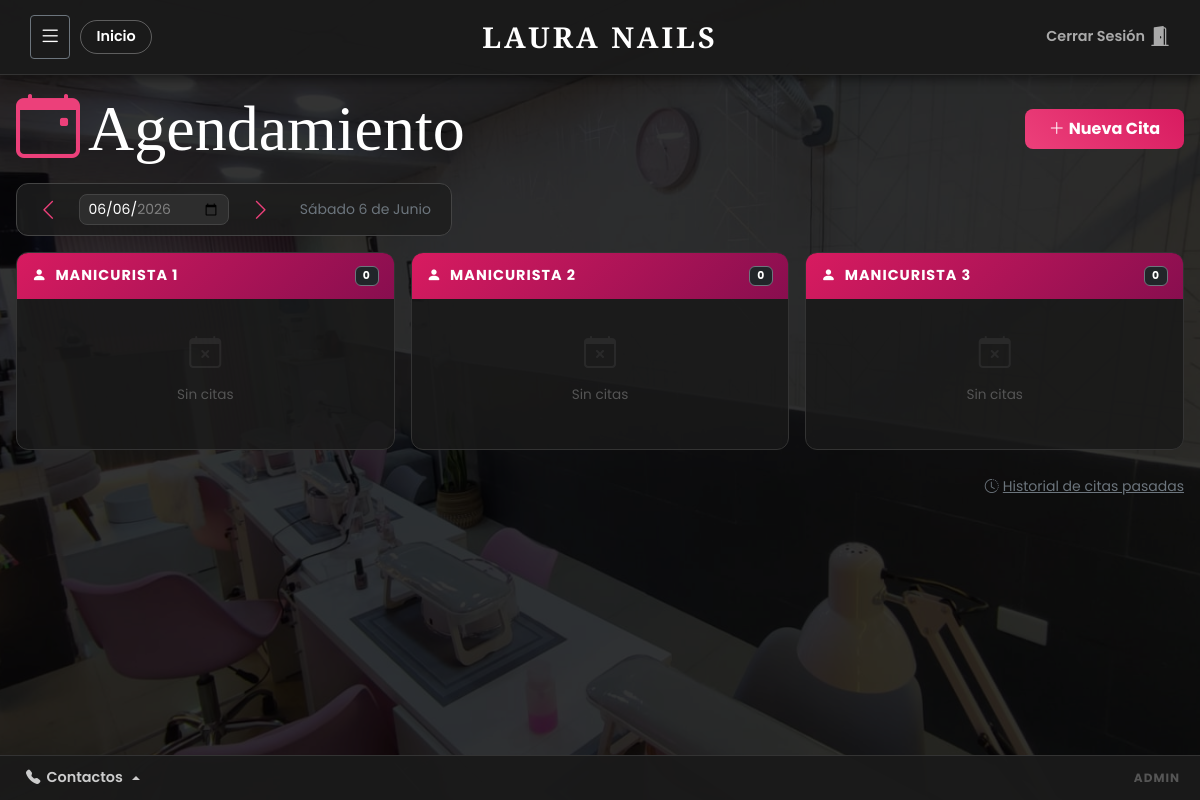
Screenshot of /agendamiento (signed in) with the database file from the repository.
### models.py (models this page shows, shortened)
class User(UserMixin, db.Model):
    __tablename__ = 'user'
    id              = db.Column(db.Integer,     primary_key=True)
    negocio_id      = db.Column(db.Integer,     db.ForeignKey('negocio.id'), nullable=True)
    nombre          = db.Column(db.String(100), nullable=False)
    email           = db.Column(db.String(100), unique=True, nullable=False)
    password        = db.Column(db.String(200), nullable=False)
    es_superadmin   = db.Column(db.Boolean,     default=False)
    activo          = db.Column(db.Boolean,     default=True)
    fecha_registro  = db.Column(db.DateTime,    default=datetime.utcnow)
    roles = db.relationship('Rol', secondary=user_rol, lazy='select',
                            backref=db.backref('users', lazy='select'))
    citas_asignadas = db.relationship('Cita', backref='empleado', lazy='select')

class Rol(db.Model):
    __tablename__ = 'rol'
    id          = db.Column(db.Integer,     primary_key=True)
    negocio_id  = db.Column(db.Integer,     db.ForeignKey('negocio.id'), nullable=False)
    nombre      = db.Column(db.String(100), nullable=False)
    descripcion = db.Column(db.String(300))
    activo      = db.Column(db.Boolean,     default=True)
    permisos = db.relationship('Permiso', secondary=rol_permiso, lazy='select',
                               backref=db.backref('roles', lazy='select'))

### rutas/_01_Agendamiento.py (the view, shortened to what this page needs)
@agendamiento_bp.route('/agendamiento', methods=['GET', 'POST'])
@login_required
@requiere_permiso('citas.ver')
def index():
    ahora      = obtener_hora_ecuador()
    hoy_date   = ahora.date()
    negocio_id = current_user.negocio_id
    fecha_min_str = hoy_date.strftime('%Y-%m-%d')
    fecha_max_str = (hoy_date + timedelta(days=30)).strftime('%Y-%m-%d')
    fecha_str = request.args.get('fecha')
    if fecha_str:
        try:
            fecha_obj = datetime.strptime(fecha_str, '%Y-%m-%d').date()
        except ValueError:
            fecha_obj = hoy_date
        if fecha_obj < hoy_date or fecha_obj > hoy_date + timedelta(days=30):
            return redirect(url_for('agendamiento.index'))
    else:
        fecha_obj = hoy_date
    todos_activos   = User.query.filter_by(negocio_id=negocio_id, activo=True).all()
    staff_agenda    = [u for u in todos_activos if _es_staff(u)]
    if tiene_permiso('usuarios.ver'):
        empleados_visibles = staff_agenda
    else:
        empleados_visibles = [current_user] if _es_staff(current_user) else []
    citas_por_empleado = {
        emp.id: Cita.query.filter_by(negocio_id=negocio_id, empleado_id=emp.id, fecha=fecha_obj)
                          .order_by(Cita.hora_inicio).all()
        for emp in empleados_visibles
    }
    rangos_ocupados = {
        str(emp.id): [
            {"start": c.hora_inicio.strftime('%H:%M'), "end": c.hora_fin.strftime('%H:%M')}
            for c in Cita.query.filter_by(negocio_id=negocio_id,
                                          empleado_id=emp.id, fecha=fecha_obj).all()
        ]
        for emp in staff_agenda
    }
    servicios_bd = Servicio.query.filter_by(negocio_id=negocio_id, activo=True).all()
    fecha_prev   = fecha_obj - timedelta(days=1)
    fecha_next   = fecha_obj + timedelta(days=1)
    fecha_label  = f"{DIAS_ES[fecha_obj.weekday()]} {fecha_obj.day} de {MESES_ES[fecha_obj.month]}"
    return render_template('agendamiento.html',
        fecha=fecha_obj, fecha_prev=fecha_prev, fecha_next=fecha_next,
        fecha_label=fecha_label, empleados_visibles=empleados_visibles,
        todos_empleados=staff_agenda,
        citas_por_empleado=citas_por_empleado, servicios=servicios_bd,
        rangos_ocupados=json.dumps(rangos_ocupados),
        fecha_min=fecha_min_str, fecha_max=fecha_max_str)

### app.py (called while the page is built)
@login_manager.user_loader
def load_user(user_id):
    return User.query.get(int(user_id))

@app.context_processor
def inject_helpers():
    return dict(tiene_permiso=tiene_permiso)

### rutas/_01_Agendamiento.py (called while the page is built)
def _es_staff(user):
    tiene_citas = tiene_cont = False
    for rol in user.roles:
        for p in rol.permisos:
            if p.codigo == 'citas.ver':      tiene_citas = True
            if p.codigo == 'contabilidad.ver': tiene_cont  = True
    return tiene_citas and not tiene_cont

### rutas/_helpers.py (called while the page is built)
def tiene_permiso(codigo: str) -> bool:
    if not current_user.is_authenticated:
        return False
    if current_user.es_superadmin:
        return True
    for rol in current_user.roles:
        for permiso in rol.permisos:
            if permiso.codigo == codigo:
                return True
    return False

def requiere_permiso(codigo: str):
    def decorator(f):
        @wraps(f)
        def decorated(*args, **kwargs):
            if not tiene_permiso(codigo):
                abort(403)
            return f(*args, **kwargs)
        return decorated
    return decorator

def obtener_hora_ecuador():
    return datetime.utcnow() - timedelta(hours=5)

### templates/agendamiento.html (shortened to what this page needs)
{% extends "base.html" %}
{% block content %}
<div style="position:fixed;top:0;left:0;width:100%;height:100%;z-index:-1;">
    <img src="{{ url_for('static', filename='02_local.jpeg') }}" style="width:100%;height:100%;object-fit:cover;filter:brightness(0.2);">
</div>
<div class="container-fluid py-3 px-3" style="position:relative;z-index:2;">
    <div class="d-flex flex-wrap justify-content-between align-items-center mb-3 gap-2">
        <h2 class="font-title mb-0"><i class="bi bi-calendar-event me-2" style="color:#ec407a;"></i>Agendamiento</h2>
        {% if tiene_permiso('citas.crear') %}
        <button class="btn btn-rosa px-4 py-2" data-bs-toggle="modal" data-bs-target="#modalNueva">
            <i class="bi bi-plus-lg me-1"></i>Nueva Cita
        </button>
        {% endif %}
    </div>
    <div class="fecha-nav mb-3 d-inline-flex">
        <a href="{{ url_for('agendamiento.index', fecha=fecha_prev.strftime('%Y-%m-%d')) }}"><i class="bi bi-chevron-left"></i></a>
        <form method="GET" action="{{ url_for('agendamiento.index') }}" class="d-flex align-items-center gap-2 mx-2">
            <input type="date" name="fecha" value="{{ fecha.strftime('%Y-%m-%d') }}"
                   min="{{ fecha_min }}" max="{{ fecha_max }}"
                   class="form-dark form-control form-control-sm" style="width:150px;"
                   onchange="this.form.submit()">
        </form>
        <a href="{{ url_for('agendamiento.index', fecha=fecha_next.strftime('%Y-%m-%d')) }}"><i class="bi bi-chevron-right"></i></a>
        <span class="ms-3 text-secondary small align-self-center">{{ fecha_label }}</span>
    </div>
    <div class="d-flex gap-3 overflow-auto pb-3" style="align-items:flex-start;">
        {% for emp in empleados_visibles %}
        <div class="col-empleado">
            <div class="col-header d-flex justify-content-between align-items-center">
                <span><i class="bi bi-person-fill me-2"></i>{{ emp.nombre }}</span>
                <span class="badge bg-dark border border-secondary">{{ citas_por_empleado[emp.id]|length }}</span>
            </div>
            <div style="min-height:150px;">
                {% if citas_por_empleado[emp.id] %}
                    {% for cita in citas_por_empleado[emp.id] %}
                    <div class="cita-card">
                        <div class="d-flex justify-content-between align-items-start">
                            <div style="flex:1;">
                                <div class="cita-hora">{{ cita.hora_inicio.strftime('%H:%M') }} – {{ cita.hora_fin.strftime('%H:%M') }}</div>
                                <div class="cita-cliente">{{ cita.nombre_cliente }}</div>
                                <div class="cita-servicios">
                                    {% for item in cita.servicios_cita %}{{ item.servicio_rel.nombre }}{% if not loop.last %}, {% endif %}{% endfor %}
                                </div>
                                <div class="mt-1">
                                    <span class="badge {% if cita.estado == 'pagada' %}bg-success{% elif cita.estado == 'cancelada' %}bg-danger{% else %}bg-warning text-dark{% endif %}" style="font-size:0.65rem;">{{ cita.estado|upper }}</span>
                                    <span class="text-success small ms-2 fw-bold">${{ "%.2f"|format(cita.total) }}</span>
                                </div>
                            </div>
                            {% if tiene_permiso('citas.borrar') %}
                            <a href="{{ url_for('agendamiento.borrar', id=cita.id) }}" class="text-danger ms-2"
                               onclick="return confirm('¿Eliminar esta cita?')"><i class="bi bi-trash3-fill"></i></a>
                            {% endif %}
                        </div>
                    </div>
                    {% endfor %}
                {% else %}
                    <div class="vacio-msg"><i class="bi bi-calendar-x d-block fs-2 mb-2 opacity-25"></i>Sin citas</div>
                {% endif %}
            </div>
        </div>
        {% endfor %}
    </div>
    {% if tiene_permiso('citas.ver') %}
    <div class="mt-2 text-end">
        <a href="{{ url_for('agendamiento.historial') }}" class="text-secondary small">
            <i class="bi bi-clock-history me-1"></i>Historial de citas pasadas
        </a>
    </div>
    {% endif %}
</div>
{% endblock %}

### templates/base.html (shortened to what this page needs)
<!DOCTYPE html>
<html lang="es">
<head>
    <link href="https://cdn.jsdelivr.net/npm/bootstrap@5.3.0/dist/css/bootstrap.min.css" rel="stylesheet">
    <link rel="stylesheet" href="https://cdn.jsdelivr.net/npm/bootstrap-icons@1.10.0/font/bootstrap-icons.css">
</head>
<body>
{% if current_user.is_authenticated %}
<div class="top-bar">
    <div class="top-bar-left">
        <button class="btn btn-outline-light btn-sm border-secondary" type="button"
                data-bs-toggle="offcanvas" data-bs-target="#sidebarMenu">
            <i class="bi bi-list" style="font-size:1.4rem;color:white;"></i>
        </button>
        <a href="{{ url_for('inicio.home') }}" class="btn-inicio d-none d-sm-inline-block">Inicio</a>
    </div>
    <div class="brand-title">Laura Nails</div>
    <div class="top-bar-right">
        <a href="{{ url_for('auth.logout') }}" class="btn-salir">
            <span class="d-none d-sm-inline">Cerrar Sesión</span>
            <i class="bi bi-door-open-fill fs-5"></i>
        </a>
    </div>
</div>
{% endif %}
<div class="main-content">{% block content %}{% endblock %}</div>
{% if current_user.is_authenticated %}
<div class="footer-bar">
    <div class="dropup">
        <button type="button" class="btn-contactos dropdown-toggle" data-bs-toggle="dropdown">
            <i class="bi bi-telephone-fill"></i> Contactos
        </button>
    </div>
    <span class="texto-rol">
        {% for r in current_user.roles %}{{ r.nombre }}{% if not loop.last %} · {% endif %}{% endfor %}
    </span>
</div>
{% endif %}
</body>
</html>

### templates/base.html (style rules this page uses)
:root { --rosa:#d63384;--borde:#333; }
body { background-color:#121212;min-height:100vh;display:flex;flex-direction:column;font-family:'Poppins',sans-serif;margin:0;padding:0;color:#e0e0e0; }
h1,h2,.font-title { font-size:clamp(1.8rem,6vw,4rem)!important;word-wrap:break-word; }
.top-bar { background:rgba(26,26,26,0.97);border-bottom:1px solid var(--borde);padding:10px 15px;display:flex;align-items:center;justify-content:space-between;color:white;z-index:1000;box-shadow:0 4px 10px rgba(0,0,0,0.5);flex-wrap:wrap;gap:10px; }
.brand-title { font-family:'Playfair Display',serif;font-size:clamp(1.2rem,4vw,1.8rem);text-transform:uppercase;letter-spacing:2px;font-weight:800;color:white;margin:0 auto;text-align:center;order:2; }
.top-bar-left { display:flex;align-items:center;gap:10px;order:1; }
.top-bar-right { order:3;display:flex;align-items:center; }
.btn-inicio { background:transparent;border:1px solid rgba(255,255,255,0.3);border-radius:30px;padding:5px 15px;font-weight:600;text-decoration:none;color:white;transition:0.3s;font-size:0.9rem;white-space:nowrap; }
.btn-salir { color:#aaa;font-weight:600;text-decoration:none;display:flex;align-items:center;gap:5px;transition:0.3s;font-size:0.9rem;white-space:nowrap; }
@media (min-width:768px) { .top-bar { padding:15px 30px;flex-wrap:nowrap; } }
@media (min-width:768px) { .brand-title { position:absolute;left:50%;transform:translateX(-50%);letter-spacing:3px; } }
.footer-bar { margin-top:auto;background:rgba(26,26,26,0.97);border-top:1px solid var(--borde);padding:10px 20px;display:flex;justify-content:space-between;align-items:center;color:#aaa;z-index:1000; }
.btn-contactos { background:none;border:none;font-weight:600;color:#ccc;display:flex;align-items:center;gap:6px;transition:0.3s;font-size:0.9rem; }
.texto-rol { font-weight:700;text-transform:uppercase;font-size:0.75rem;letter-spacing:1px;color:#555;text-align:right; }
.main-content { flex:1;position:relative;overflow:auto;display:flex;flex-direction:column; }

### templates/agendamiento.html (style rules this page uses)
body { background:transparent;color:white; }
.font-title { font-family:'Playfair Display',serif; }
.fecha-nav { background:rgba(30,30,30,0.85);border:1px solid #444;border-radius:12px;padding:10px 20px;display:flex;align-items:center;gap:12px; }
.fecha-nav a { color:#ec407a;text-decoration:none;font-size:1.4rem;line-height:1; }
.col-empleado { background:rgba(25,25,25,0.85);border:1px solid #333;border-radius:12px;overflow:hidden;min-width:230px;flex:1; }
.col-header { background:linear-gradient(135deg,#d81b60,#880e4f);padding:12px 15px;font-weight:700;font-size:0.9rem;text-transform:uppercase;letter-spacing:1px; }
.vacio-msg { text-align:center;padding:30px 15px;color:#555;font-size:0.85rem; }
.btn-rosa { background:linear-gradient(45deg,#ec407a,#d81b60);color:white;border:none;font-weight:bold;border-radius:8px; }
.form-dark { background:#2d2d2d!important;border:1px solid #444!important;color:#fff!important;border-radius:8px; }

### rows the page displays
User: nombre "MANICURISTA 1", citas_por_empleado "0", shows "Sin citas"
User: nombre "MANICURISTA 2", citas_por_empleado "0", shows "Sin citas"
User: nombre "MANICURISTA 3", citas_por_empleado "0", shows "Sin citas"
Rol: nombre "ADMIN"

### other values shown
{{ fecha_label }} "Sábado 6 de Junio"
